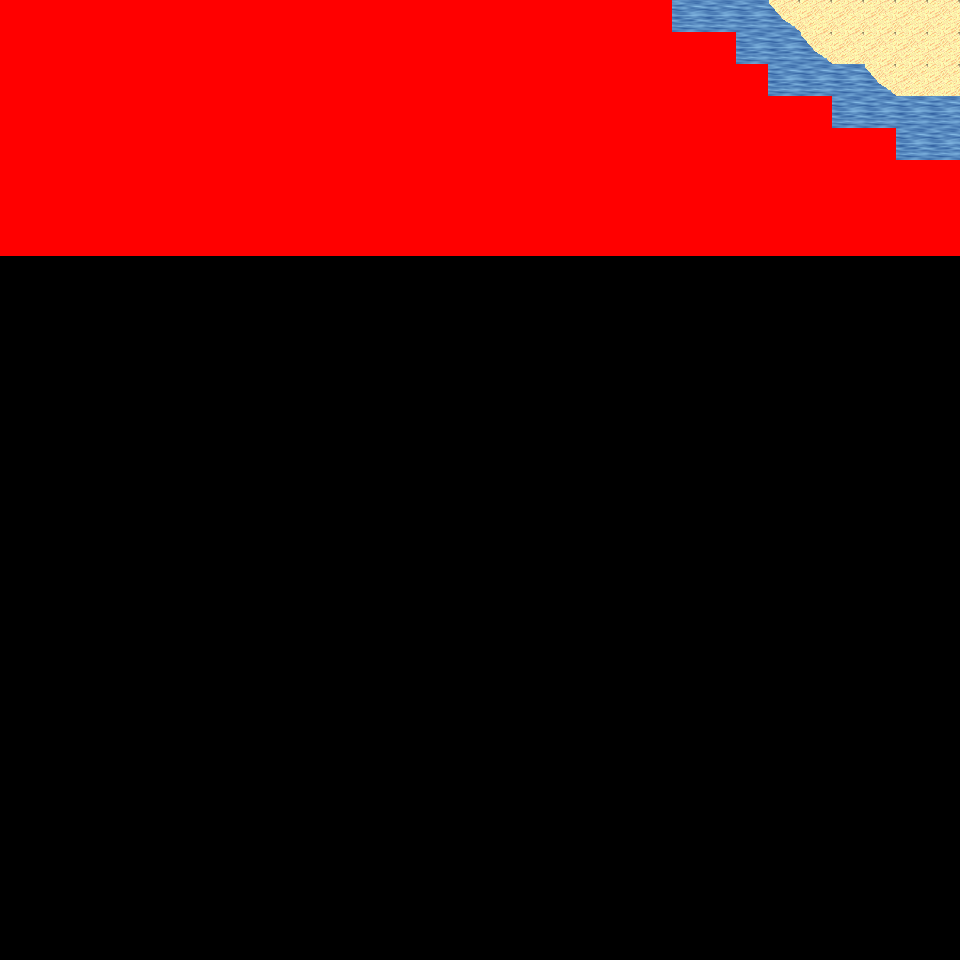

A level layout from a 2D game, rendered from its tile map. Below: a short description, then the map file with tile-grid data replaced by summaries:
An orthogonal 30x30 tile map with 32x32 px tiles, 6 tile layers (Ground, Object, Object2, Above, ...), 57 tilesets and 4 objects (4x mapExit).

<map version="1.0" orientation="orthogonal" renderorder="right-down" width="30" height="30" tilewidth="32" tileheight="32" nextobjectid="5">
  <tileset firstgid="1" name="tileset_logic_collision" tilewidth="32" tileheight="32" tilecount="1" columns="1">
    <image source="../drawable/tileset_logic_collision.png" width="32" height="32" />
  </tileset>
  <tileset firstgid="2" name="tileset_ground_ground" tilewidth="32" tileheight="32" tilecount="33" columns="3">
    <image source="../drawable/tileset_ground_ground.png" width="96" height="352" />
  </tileset>
  <tileset firstgid="35" name="tileset_ground_water_pool" tilewidth="32" tileheight="32" tilecount="72" columns="3">
    <image source="../drawable/tileset_ground_water_pool.png" width="96" height="768" />
  </tileset>
  <tileset firstgid="107" name="tileset_furniture_carpet_plain_colours" tilewidth="32" tileheight="32" tilecount="10" columns="10">
    <image source="../drawable/tileset_furniture_carpet_plain_colours.png" width="320" height="32" />
  </tileset>
  <tileset firstgid="117" name="tileset_ground_brown_paving" tilewidth="32" tileheight="32" tilecount="2" columns="2">
    <image source="../drawable/tileset_ground_brown_paving.png" width="64" height="32" />
  </tileset>
  <tileset firstgid="119" name="tileset_ground_water_water" tilewidth="32" tileheight="32" tilecount="24" columns="3">
    <image source="../drawable/tileset_ground_water_water.png" width="96" height="256" />
  </tileset>
  <tileset firstgid="143" name="tileset_building_fence_fence_chunky" tilewidth="32" tileheight="32" tilecount="21" columns="3">
    <image source="../drawable/tileset_building_fence_fence_chunky.png" width="96" height="224" />
  </tileset>
  <tileset firstgid="164" name="tileset_ground_water_pool_corners" tilewidth="32" tileheight="32" tilecount="72" columns="3">
    <image source="../drawable/tileset_ground_water_pool_corners.png" width="96" height="768" />
  </tileset>
  <tileset firstgid="236" name="tileset_ground_grass_edges" tilewidth="32" tileheight="32" tilecount="36" columns="12">
    <image source="../drawable/tileset_ground_grass_edges.png" width="384" height="96" />
  </tileset>
  <tileset firstgid="272" name="tileset_ground_grass_corners" tilewidth="32" tileheight="32" tilecount="24" columns="6">
    <image source="../drawable/tileset_ground_grass_corners.png" width="192" height="128" />
  </tileset>
  <tileset firstgid="296" name="tileset_plant_grasses" tilewidth="32" tileheight="32" tilecount="6" columns="3">
    <image source="../drawable/tileset_plant_grasses.png" width="96" height="64" />
  </tileset>
  <tileset firstgid="302" name="tileset_plant_flower_daisy_white" tilewidth="32" tileheight="32" tilecount="8" columns="2">
    <image source="../drawable/tileset_plant_flower_daisy_white.png" width="64" height="128" />
  </tileset>
  <tileset firstgid="310" name="tileset_building_door_door_w" tilewidth="32" tileheight="32" tilecount="6" columns="2">
    <image source="../drawable/tileset_building_door_door_w.png" width="64" height="96" />
  </tileset>
  <tileset firstgid="316" name="tileset_building_wall_wood" tilewidth="32" tileheight="32" tilecount="16" columns="4">
    <image source="../drawable/tileset_building_wall_wood.png" width="128" height="128" />
  </tileset>
  <tileset firstgid="332" name="tileset_building_door_door_e" tilewidth="32" tileheight="32" tilecount="6" columns="2">
    <image source="../drawable/tileset_building_door_door_e.png" width="64" height="96" />
  </tileset>
  <tileset firstgid="338" name="tileset_ground_ground_2" tilewidth="32" tileheight="32" tilecount="4" columns="4">
    <image source="../drawable/tileset_ground_ground_2.png" width="128" height="32" />
  </tileset>
  <tileset firstgid="342" name="tileset_building_wall_stone" tilewidth="32" tileheight="32" tilecount="12" columns="3">
    <image source="../drawable/tileset_building_wall_stone.png" width="96" height="128" />
  </tileset>
  <tileset firstgid="354" name="tileset_building_wall_wall_brown" tilewidth="32" tileheight="32" tilecount="12" columns="3">
    <image source="../drawable/tileset_building_wall_wall_brown.png" width="96" height="128" />
  </tileset>
  <tileset firstgid="366" name="tileset_building_door_door_n" tilewidth="32" tileheight="32" tilecount="6" columns="3">
    <image source="../drawable/tileset_building_door_door_n.png" width="96" height="64" />
  </tileset>
  <tileset firstgid="372" name="tileset_building_church" tilewidth="32" tileheight="32" tilecount="56" columns="8">
    <image source="../drawable/tileset_building_church.png" width="256" height="224" />
  </tileset>
  <tileset firstgid="428" name="tileset_building_castle" tilewidth="32" tileheight="32" tilecount="320" columns="20">
    <image source="../drawable/tileset_building_castle.png" width="640" height="512" />
  </tileset>
  <tileset firstgid="748" name="tileset_plant_cactus" tilewidth="32" tileheight="32" tilecount="2" columns="1">
    <image source="../drawable/tileset_plant_cactus.png" width="32" height="64" />
  </tileset>
  <tileset firstgid="750" name="tileset_plant_stump_small_stump" tilewidth="32" tileheight="32" tilecount="4" columns="2">
    <image source="../drawable/tileset_plant_stump_small_stump.png" width="64" height="64" />
  </tileset>
  <tileset firstgid="754" name="tileset_furniture_carpet_rug_border" tilewidth="32" tileheight="32" tilecount="9" columns="3">
    <image source="../drawable/tileset_furniture_carpet_rug_border.png" width="96" height="96" />
  </tileset>
  <tileset firstgid="763" name="tileset_building_window_window_right" tilewidth="32" tileheight="32" tilecount="2" columns="2">
    <image source="../drawable/tileset_building_window_window_right.png" width="64" height="32" />
  </tileset>
  <tileset firstgid="765" name="tileset_item_statue_fairypool" tilewidth="32" tileheight="32" tilecount="16" columns="2">
    <image source="../drawable/tileset_item_statue_fairypool.png" width="64" height="256" />
  </tileset>
  <tileset firstgid="781" name="tileset_furniture_table_long_front_on" tilewidth="32" tileheight="32" tilecount="3" columns="1">
    <image source="../drawable/tileset_furniture_table_long_front_on.png" width="32" height="96" />
  </tileset>
  <tileset firstgid="784" name="tileset_building_decoration_blue_circle" tilewidth="32" tileheight="32" tilecount="4" columns="2">
    <image source="../drawable/tileset_building_decoration_blue_circle.png" width="64" height="64" />
  </tileset>
  <tileset firstgid="788" name="tileset_building_wall_bricked_edges" tilewidth="32" tileheight="32" tilecount="25" columns="5">
    <image source="../drawable/tileset_building_wall_bricked_edges.png" width="160" height="160" />
  </tileset>
  <tileset firstgid="813" name="tileset_item_corpse_skull_pale" tilewidth="32" tileheight="32" tilecount="2" columns="2">
    <image source="../drawable/tileset_item_corpse_skull_pale.png" width="64" height="32" />
  </tileset>
  <tileset firstgid="815" name="tileset_item_corpse_huge_animal" tilewidth="32" tileheight="32" tilecount="16" columns="2">
    <image source="../drawable/tileset_item_corpse_huge_animal.png" width="64" height="256" />
  </tileset>
  <tileset firstgid="831" name="tileset_item_sign_large" tilewidth="32" tileheight="32" tilecount="15" columns="5">
    <image source="../drawable/tileset_item_sign_large.png" width="160" height="96" />
  </tileset>
  <tileset firstgid="846" name="tileset_building_roof_yellow" tilewidth="32" tileheight="32" tilecount="20" columns="5">
    <image source="../drawable/tileset_building_roof_yellow.png" width="160" height="128" />
  </tileset>
  <tileset firstgid="866" name="tileset_building_roof_red" tilewidth="32" tileheight="32" tilecount="20" columns="5">
    <image source="../drawable/tileset_building_roof_red.png" width="160" height="128" />
  </tileset>
  <tileset firstgid="886" name="tileset_building_roof_green" tilewidth="32" tileheight="32" tilecount="20" columns="5">
    <image source="../drawable/tileset_building_roof_green.png" width="160" height="128" />
  </tileset>
  <tileset firstgid="906" name="tileset_building_roof_blue" tilewidth="32" tileheight="32" tilecount="20" columns="5">
    <image source="../drawable/tileset_building_roof_blue.png" width="160" height="128" />
  </tileset>
  <tileset firstgid="926" name="tileset_logic_creature_animal" tilewidth="32" tileheight="32" tilecount="32" columns="8">
    <image source="../drawable/tileset_logic_creature_animal.png" width="256" height="128" />
  </tileset>
  <tileset firstgid="958" name="tileset_logic_creature_golem" tilewidth="32" tileheight="32" tilecount="4" columns="4">
    <image source="../drawable/tileset_logic_creature_golem.png" width="128" height="32" />
  </tileset>
  <tileset firstgid="962" name="tileset_object_boat" tilewidth="32" tileheight="32" tilecount="42" columns="6">
    <image source="../drawable/tileset_object_boat.png" width="192" height="224" />
  </tileset>
  <tileset firstgid="1004" name="tileset_ground_water_pool_deep" tilewidth="32" tileheight="32" tilecount="72" columns="3">
    <image source="../drawable/tileset_ground_water_pool_deep.png" width="96" height="768" />
  </tileset>
  <tileset firstgid="1076" name="tileset_object_suspension_bridge" tilewidth="32" tileheight="32" tilecount="24" columns="3">
    <image source="../drawable/tileset_object_suspension_bridge.png" width="96" height="256" />
  </tileset>
  <tileset firstgid="1100" name="tileset_plant_tree_palm_trees" tilewidth="32" tileheight="32" tilecount="40" columns="4">
    <image source="../drawable/tileset_plant_tree_palm_trees.png" width="128" height="320" />
  </tileset>
  <tileset firstgid="1140" name="tileset_furniture_table_hotdog_stand" tilewidth="32" tileheight="32" tilecount="20" columns="4">
    <image source="../drawable/tileset_furniture_table_hotdog_stand.png" width="128" height="160" />
  </tileset>
  <tileset firstgid="1160" name="tileset_item_banners_banners" tilewidth="32" tileheight="32" tilecount="6" columns="2">
    <image source="../drawable/tileset_item_banners_banners.png" width="64" height="96" />
  </tileset>
  <tileset firstgid="1166" name="tileset_building_door_closed" tilewidth="32" tileheight="32" tilecount="1" columns="1">
    <image source="../drawable/tileset_building_door_closed.png" width="32" height="32" />
  </tileset>
  <tileset firstgid="1167" name="tileset_building_decoration_numbers" tilewidth="32" tileheight="32" tilecount="20" columns="2">
    <image source="../drawable/tileset_building_decoration_numbers.png" width="64" height="320" />
  </tileset>
  <tileset firstgid="1187" name="tileset_building_decoration_numbers_higher" tilewidth="32" tileheight="32" tilecount="2" columns="2">
    <image source="../drawable/tileset_building_decoration_numbers_higher.png" width="64" height="32" />
  </tileset>
  <tileset firstgid="1189" name="tileset_furniture_light_small_oil_lamp" tilewidth="32" tileheight="32" tilecount="8" columns="2">
    <image source="../drawable/tileset_furniture_light_small_oil_lamp.png" width="64" height="128" />
  </tileset>
  <tileset firstgid="1197" name="tileset_light_light_1x1" tilewidth="32" tileheight="32" tilecount="3" columns="3">
    <image source="../drawable/tileset_light_light_1x1.png" width="96" height="32" />
  </tileset>
  <tileset firstgid="1200" name="tileset_building_roof_straw" tilewidth="32" tileheight="32" tilecount="20" columns="5">
    <image source="../drawable/tileset_building_roof_straw.png" width="160" height="128" />
  </tileset>
  <tileset firstgid="1220" name="tileset_building_huts" tilewidth="32" tileheight="32" tilecount="338" columns="26">
    <image source="../drawable/tileset_building_huts.png" width="832" height="416" />
  </tileset>
  <tileset firstgid="1558" name="tileset_light_light_5x5" tilewidth="32" tileheight="32" tilecount="25" columns="5">
    <image source="../drawable/tileset_light_light_5x5.png" width="160" height="160" />
  </tileset>
  <tileset firstgid="1583" name="tileset_logic_item_sign" tilewidth="32" tileheight="32" tilecount="1" columns="1">
    <image source="../drawable/tileset_logic_item_sign.png" width="32" height="32" />
  </tileset>
  <tileset firstgid="1584" name="tileset_light_door_light" tilewidth="32" tileheight="32" tilecount="12" columns="3">
    <image source="../drawable/tileset_light_door_light.png" width="96" height="128" />
  </tileset>
  <tileset firstgid="1596" name="tileset_ground_sand_1" tilewidth="32" tileheight="32" tilecount="10" columns="2">
    <image source="../drawable/tileset_ground_sand_1.png" width="64" height="160" />
  </tileset>
  <tileset firstgid="1606" name="tileset_ground_sand_2" tilewidth="32" tileheight="32" tilecount="15" columns="5">
    <image source="../drawable/tileset_ground_sand_2.png" width="160" height="96" />
  </tileset>
  <tileset firstgid="1621" name="tileset_logic_creature_reptile" tilewidth="32" tileheight="32" tilecount="7" columns="7">
    <image source="../drawable/tileset_logic_creature_reptile.png" width="224" height="32" />
  </tileset>
  <layer name="Ground" width="30" height="30">
    <data>[900 cells, 240 non-empty, 8 distinct tile ids]</data>
  </layer>
  <layer name="Object" width="30" height="30">
    <data>[900 cells, 5 non-empty, 2 distinct tile ids]</data>
  </layer>
  <layer name="Object2" width="30" height="30">
    <data>[900 cells, 0 non-empty, 0 distinct tile ids]</data>
  </layer>
  <layer name="Above" width="30" height="30">
    <data>[900 cells, 0 non-empty, 0 distinct tile ids]</data>
  </layer>
  <layer name="Above2" width="30" height="30">
    <data>[900 cells, 0 non-empty, 0 distinct tile ids]</data>
  </layer>
  <layer name="Walkable" width="30" height="30">
    <data>[900 cells, 212 non-empty, 1 distinct tile ids]</data>
  </layer>
  <objectgroup name="MapEvents">
    <object id="1" name="north" type="mapExit" x="672" y="0" width="288" height="32">
      <properties>
        <property name="map" value="level_0_x257_y96" />
        <property name="x" value="21" />
        <property name="y" value="28" />
      </properties>
    </object>
    <object id="2" name="west" type="mapExit" x="0" y="256" width="32" height="704">
      <properties>
        <property name="map" value="level_0_x256_y97" />
        <property name="x" value="28" />
        <property name="y" value="8" />
      </properties>
    </object>
    <object id="3" name="east" type="mapExit" x="928" y="0" width="32" height="160">
      <properties>
        <property name="map" value="level_0_x258_y97" />
        <property name="x" value="1" />
        <property name="y" value="0" />
      </properties>
    </object>
    <object id="4" name="east2" type="mapExit" x="928" y="256" width="32" height="704">
      <properties>
        <property name="map" value="level_0_x258_y97" />
        <property name="x" value="1" />
        <property name="y" value="8" />
      </properties>
    </object>
  </objectgroup>
</map>
